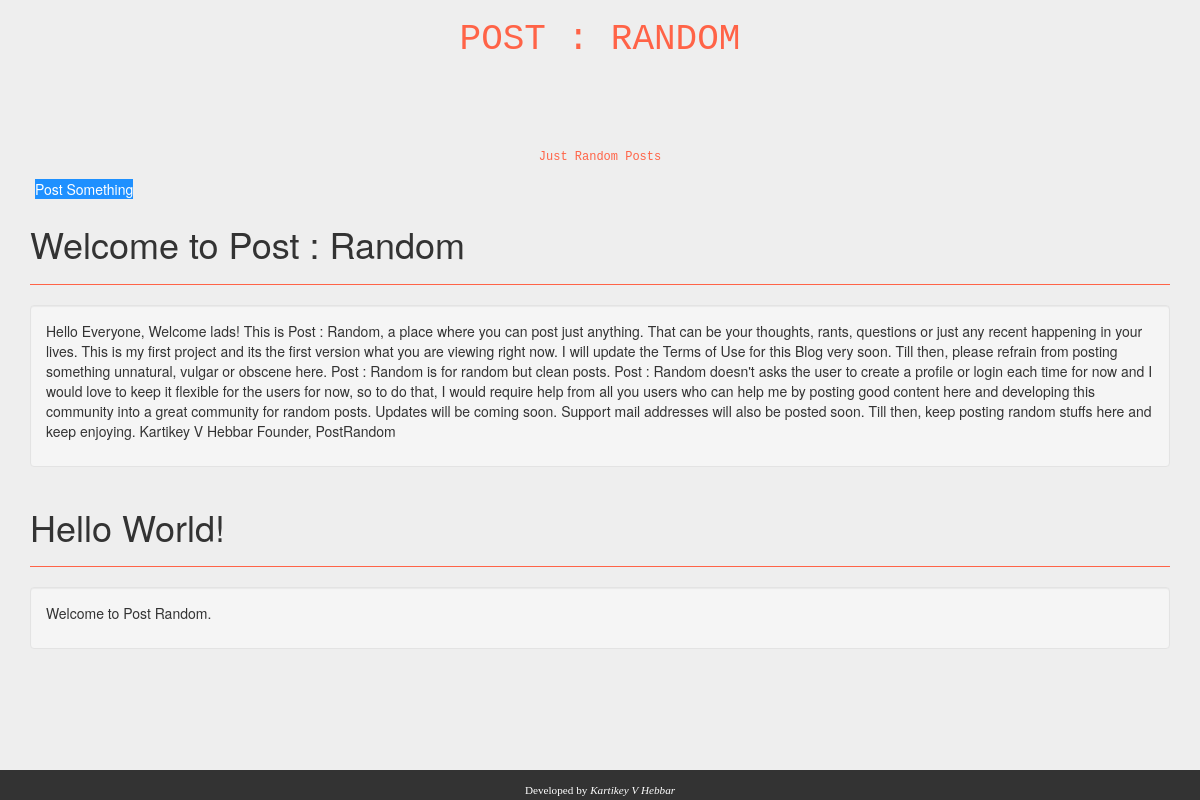
The page / on the database its author committed.
### blog/models.py (models this page shows)
class blogPost(models.Model):
    posttitle = models.CharField(max_length = 30)
    postdesc = models.TextField()
    date_added = models.DateTimeField(default = timezone.now)

### blog/views.py (the view)
# urls.py: path('', views.index, name='index'),
def index(request):
    blogs = blogPost.objects.order_by("-date_added")
    context = {'blogs' : blogs}
    return render(request,'blog/index.html', context)

### blog/templates/blog/index.html (shortened to what this page needs)
{% load static %}
<!DOCTYPE html>
<html lang="en">
  <head>
    <link href="{% static 'blog/bootstrap.min.css' %}" rel="stylesheet">
    <link href="{% static 'blog/theme.css' %}" rel="stylesheet">
  </head>
  <body>
    <div class="container theme-showcase" role="main">
      <div class="title">
        <h1>POST : RANDOM</h1><br>
        <h6>Just Random Posts</h6>
      </div>
      <div class="">
        <a type="button" class="button" href="{% url 'ipform' %}">Post Something</a>
      </div>
      {% for b in blogs %}
      <div class="page-header">
        <h1>{{b.posttitle}}</h1>
      </div>
      <div class="well">
        <p>{{b.postdesc}}</p>
      </div>
      {% endfor %}
      </div>
    <footer>
      <div class="footer">
        <p class="copyright">Developed by <em>Kartikey V Hebbar</em></p>
      </div>
    </footer>
  </body>
</html>

### blog/static/blog/theme.css (style rules this page uses)
body { padding-top: 0px; padding-bottom: 30px; background-color: #eee; }
.title { text-align: center; position:relative; color: #FF6347; font-family: "Lucida Console", Monaco, monospace; display: block; font-size: 50px; }
a.button { -webkit-appearance: button; -moz-appearance: button; appearance: button; text-decoration: inherit; color: #fff; background-color: #1E90FF; margin: 5px; }
footer { position: fixed; height: 30px; width: 100%; background-color: #333333; bottom: 0; }
p.copyright { font-family: serif; position: relative; color: #fff; line-height: 40px; font-size: 0.8em; text-align: center; }

### rows shown on the page
blogPost: posttitle "Welcome to Post : Random", postdesc "Hello Everyone, Welcome lads! This is Post : Random, a place where you can post just anything. That can be your thoughts, rants, questions or just any recent happening in your lives. This is my first project and its the first version what you are viewing right now. I will update the Terms of Use for this Blog very soon. Till then, please refrain from posting something unnatural, vulgar or obscene here. Post : Random is for random but clean posts. Post : Random doesn't asks the user to create a profile or login each time for now and I would love to keep it flexible for the users for now, so to do that, I would require help from all you users who can help me by posting good content here and…"
blogPost: posttitle "Hello World!", postdesc "Welcome to Post Random."
